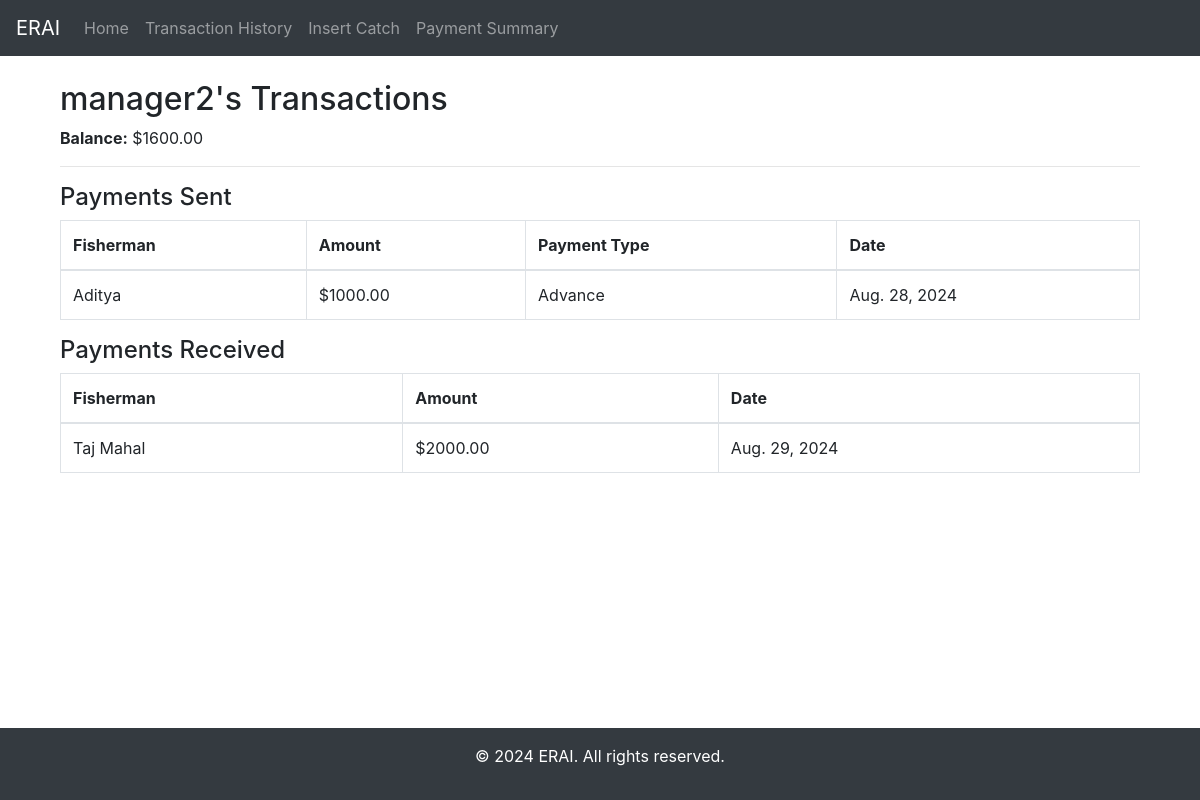
Screenshot of /manager/2/ with the database file from the repository.
### myApp/models.py (models this page shows, shortened)
class Manager(models.Model):
    user = models.OneToOneField(User, on_delete=models.CASCADE)
    balance = models.DecimalField(max_digits=10, decimal_places=2)

class Payment(models.Model):
    PAYMENT_TYPE_CHOICES = [
        ('Catch', 'Catch'),
        ('Advance', 'Advance'),
    ]
    fisherman = models.ForeignKey(Fisherman, on_delete=models.CASCADE)
    payment_date = models.DateField()
    amount = models.DecimalField(max_digits=10, decimal_places=2)
    payment_type = models.CharField(max_length=10, choices=PAYMENT_TYPE_CHOICES)
    manager = models.ForeignKey(Manager, null=True, blank=True, on_delete=models.DO_NOTHING)

class Fisherman(models.Model):
    name = models.CharField(max_length=255)
    phone_number = models.CharField(max_length=20)

class PaymentRoyaltyReceived(models.Model):
    fisherman = models.ForeignKey(RoyaltyFisherman, on_delete=models.CASCADE)
    amount = models.DecimalField(max_digits=10, decimal_places=2)
    payment_date = models.DateField()
    manager = models.ForeignKey(Manager, null=True, blank=True, on_delete=models.DO_NOTHING)

class RoyaltyFisherman(models.Model):
    name = models.CharField(max_length=255)
    phone_number = models.CharField(max_length=15)

### myApp/views.py (the view)
# urls.py: path('manager/<int:manager_id>/', manager_detail_view, name='manager_detail'),
def manager_detail_view(request, manager_id):
    manager = get_object_or_404(Manager, id=manager_id)
    payments_sent = Payment.objects.filter(manager=manager)
    payments_received = PaymentRoyaltyReceived.objects.filter(manager=manager)
    context = {
        'manager': manager,
        'payments_sent': payments_sent,
        'payments_received': payments_received,
    }
    return render(request, 'manager_detail.html', context)

### myApp/templates/manager_detail.html (shortened to what this page needs)
{% extends 'base.html' %}
{% block content %}
<div class="container">
    <h2>{{ manager.user.username }}'s Transactions</h2>
    <p><strong>Balance:</strong> ${{ manager.balance }}</p>
    <hr>
    <h4>Payments Sent</h4>
    <table class="table table-bordered table-hover">
        <thead>
            <tr>
                <th>Fisherman</th>
                <th>Amount</th>
                <th>Payment Type</th>
                <th>Date</th>
            </tr>
        </thead>
        <tbody>
            {% for payment in payments_sent %}
            <tr>
                <td>{{ payment.fisherman.name }}</td>
                <td>${{ payment.amount }}</td>
                <td>{{ payment.get_payment_type_display }}</td>
                <td>{{ payment.payment_date }}</td>
            </tr>
            {% empty %}
            <tr>
                <td colspan="4">No payments sent by this manager.</td>
            </tr>
            {% endfor %}
        </tbody>
    </table>
    <h4>Payments Received</h4>
    <table class="table table-bordered table-hover">
        <thead>
            <tr>
                <th>Fisherman</th>
                <th>Amount</th>
                <th>Date</th>
            </tr>
        </thead>
        <tbody>
            {% for payment in payments_received %}
            <tr>
                <td>{{ payment.fisherman.name }}</td>
                <td>${{ payment.amount }}</td>
                <td>{{ payment.payment_date }}</td>
            </tr>
            {% empty %}
            <tr>
                <td colspan="3">No payments received by this manager.</td>
            </tr>
            {% endfor %}
        </tbody>
    </table>
</div>
{% endblock %}

### myApp/templates/base.html (style rules this page uses)
html, body { height: 100%; margin: 0; }

### rows the page displays
Manager: user.username "manager2", balance "1600.00"
Payment: fisherman.name "Aditya", amount "1000.00", payment_type "Advance", payment_date "Aug. 28, 2024"
PaymentRoyaltyReceived: fisherman.name "Taj Mahal", amount "2000.00", payment_date "Aug. 29, 2024"
